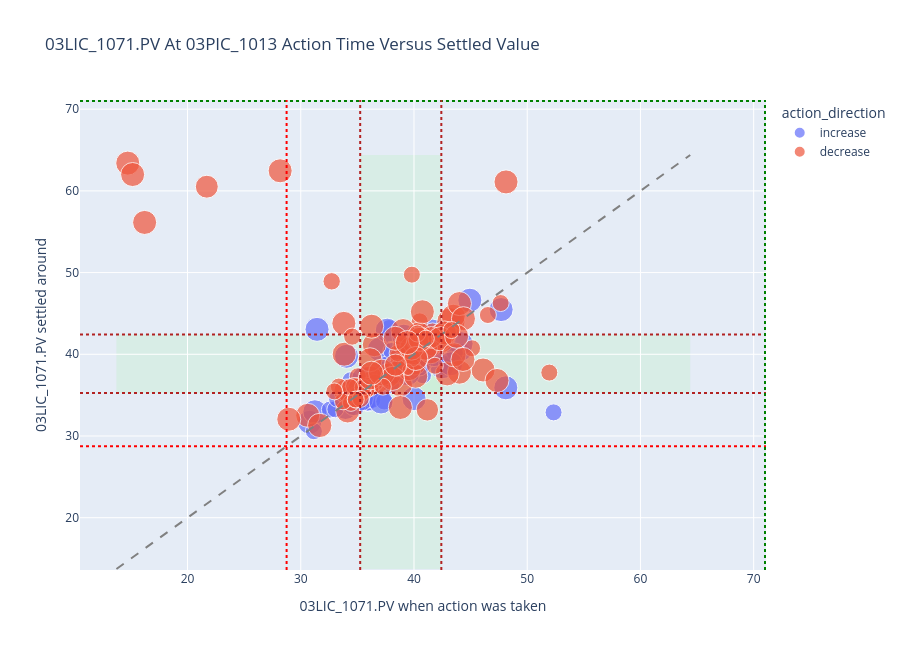

The cell this chart's notebook holds for it:
### Code cell
# ── Visual 1: Action PV vs settled PV, with operating limits ───────────
plot_df = response_df[response_df['source_tag'] == '03PIC_1013'].dropna(subset=['pv_at_action', 'settled_pv']).copy()

fig = px.scatter(
    plot_df,
    x='pv_at_action',
    y='settled_pv',
    color='action_direction',
    size='abs_op_delta',
    hover_data=[
        'source_tag', 'event_time', 'change_type', 'op_delta',
        'response_time_mins', 'settling_time_mins', 'action_zone',
        'settled_zone', 'movement_towards_limits'
    ],
    title='03LIC_1071.PV At 03PIC_1013 Action Time Versus Settled Value',
    labels={
        'pv_at_action': '03LIC_1071.PV when action was taken',
        'settled_pv': '03LIC_1071.PV settled around',
        'abs_op_delta': '|OP change|'
    }
)

min_axis = min(plot_df['pv_at_action'].min(), plot_df['settled_pv'].min(), TARGET_LOWER_LIMIT) - 1
max_axis = max(plot_df['pv_at_action'].max(), plot_df['settled_pv'].max(), TARGET_UPPER_LIMIT) + 1

fig.add_shape(
    type='rect',
    x0=min_axis, x1=max_axis,
    y0=TARGET_LOWER_LIMIT, y1=TARGET_UPPER_LIMIT,
    fillcolor='lightgreen', opacity=0.15, line_width=0,
    layer='below'
    )
fig.add_shape(
    type='rect',
    x0=TARGET_LOWER_LIMIT, x1=TARGET_UPPER_LIMIT,
    y0=min_axis, y1=max_axis,
    fillcolor='lightgreen', opacity=0.15, line_width=0,
    layer='below'
    )
fig.add_shape(
    type='line',
    x0=min_axis, y0=min_axis, x1=max_axis, y1=max_axis,
    line=dict(color='gray', dash='dash')
    )
fig.add_hline(y=TARGET_LOWER_LIMIT, line_dash='dot', line_color='firebrick')
fig.add_hline(y=TARGET_UPPER_LIMIT, line_dash='dot', line_color='firebrick')
fig.add_hline(y=71, line_dash='dot', line_color='green')
fig.add_hline(y=28.75, line_dash='dot', line_color='red')
fig.add_vline(x=28.75, line_dash='dot', line_color='red')
fig.add_vline(x=TARGET_LOWER_LIMIT, line_dash='dot', line_color='firebrick')
fig.add_vline(x=TARGET_UPPER_LIMIT, line_dash='dot', line_color='firebrick')
fig.add_vline(x=71, line_dash='dot', line_color='green')

fig.update_layout(height=650)
fig.show()

### Figure 1 — Plotly figure (JSON) as saved in the notebook; plotly's stock layout.template omitted (floating-point values rounded to 4 significant figures; data arrays with more than 128 entries replaced by an {"elided": "..."} marker saying what was removed)
{"data": [{"customdata": {"elided": "78x9 mixed values"}, "hovertemplate": "action_direction=increase<br>03LIC_1071.PV when action was taken=%{x}<br>03LIC_1071.PV settled around=%{y}<br>|OP change|=%{marker.size}<br>source_tag=%{customdata[0]}<br>event_time=%{customdata[1]}<br>change_type=%{customdata[2]}<br>op_delta=%{customdata[3]}<br>response_time_mins=%{customdata[4]}<br>settling_time_mins=%{customdata[5]}<br>action_zone=%{customdata[6]}<br>settled_zone=%{customdata[7]}<br>movement_towards_limits=%{customdata[8]}<extra></extra>", "legendgroup": "increase", "marker": {"color": "#636efa", "size": [0.3921, 2.0, 2.0, 1.044, 2.0, 2.0, 2.0, 2.0, 1.0, 1.0, 2.0, 1.0, 0.7624, 2.0, 1.0, 1.224, 1.0, 0.5269, 0.7334, 1.599, 1.0, 1.0, 1.0, 1.0, 1.0, 1.0, 1.0, 1.0, 1.0, 1.0, 2.0, 1.0, 2.0, 2.0, 1.0, 1.0, 2.0, 1.0, 1.0, 1.0, 1.0, 1.0, 1.0, 2.0, 2.0, 2.0, 2.0, 2.0, 2.0, 2.0, 1.0, 2.0, 2.0, 1.0, 2.0, 1.0, 1.0, 2.0, 2.0, 1.0, 2.0, 1.0, 2.0, 1.0, 2.0, 2.0, 2.0, 1.6, 2.0, 1.0, 2.0, 2.0, 2.0, 1.0, 2.0, 1.0, 2.0, 2.0], "sizemode": "area", "sizeref": 0.006905, "symbol": "circle"}, "mode": "markers", "name": "increase", "orientation": "v", "showlegend": true, "type": "scatter", "x": [39.17, 39.45, 37.53, 34.42, 30.79, 41.66, 31.25, 33.96, 32.57, 31.16, 38.79, 35.4, 34.41, 35.43, 34.94, 34.79, 35.03, 43.71, 39.05, 39.05, 35.77, 35.96, 35.58, 36.15, 42.67, 37.79, 41.74, 36.41, 35.91, 33.06, 35.55, 44.32, 40.05, 34.72, 35.25, 36.33, 35.35, 36.54, 34.45, 37.36, 33.21, 38.61, 40.79, 37.09, 42.47, 40.66, 40.05, 44.16, 48.11, 39.07, 37.98, 36.94, 44.93, 52.33, 34.04, 39.02, 40.59, 47.7, 37.64, 38.36, 41.26, 37.54, 38.21, 41.42, 39.2, 39.98, 40.41, 41.77, 39.09, 40.2, 39.1, 40.01, 39.43, 38.01, 40.11, 43.61, 43.24, 31.44], "xaxis": "x", "y": [39.76, 38.9, 37.74, 36.81, 31.68, 42.83, 32.96, 33.49, 33.23, 30.58, 38.54, 34.85, 34.48, 35.53, 34.68, 35.57, 34.32, 44.33, 37.64, 38.44, 35.82, 34.03, 35.53, 35.9, 38.47, 43.22, 41.89, 36.4, 34.11, 33.27, 37.02, 40.29, 39.01, 33.95, 35.14, 34.42, 34.55, 36.5, 35.22, 34.23, 34.56, 37.82, 37.43, 34.16, 38.46, 39.22, 39.32, 41.29, 35.9, 39.64, 36.25, 40.61, 46.62, 32.89, 39.76, 39.43, 39.06, 45.47, 42.95, 39.17, 41.36, 38.72, 37.84, 40.23, 39.43, 41.07, 38.8, 39.8, 39.21, 40.36, 42.22, 34.57, 37.62, 40.41, 41.01, 40.16, 38.83, 43.05], "yaxis": "y"}, {"customdata": {"elided": "105x9 mixed values"}, "hovertemplate": "action_direction=decrease<br>03LIC_1071.PV when action was taken=%{x}<br>03LIC_1071.PV settled around=%{y}<br>|OP change|=%{marker.size}<br>source_tag=%{customdata[0]}<br>event_time=%{customdata[1]}<br>change_type=%{customdata[2]}<br>op_delta=%{customdata[3]}<br>response_time_mins=%{customdata[4]}<br>settling_time_mins=%{customdata[5]}<br>action_zone=%{customdata[6]}<br>settled_zone=%{customdata[7]}<br>movement_towards_limits=%{customdata[8]}<extra></extra>", "legendgroup": "decrease", "marker": {"color": "#EF553B", "size": [2.0, 2.0, 2.0, 2.0, 2.0, 2.0, 1.0, 1.0, 1.0, 2.762, 1.0, 1.0, 1.0, 1.0, 1.0, 1.0, 1.0, 1.3, 1.0, 1.0, 2.0, 1.0, 0.6, 1.0, 1.0, 1.0, 1.0, 1.0, 1.0, 1.0, 1.0, 1.0, 1.0, 1.0, 1.0, 1.0, 2.0, 1.625, 2.0, 2.0, 2.0, 2.0, 2.0, 2.0, 2.0, 2.0, 2.0, 2.0, 1.0, 2.0, 2.0, 2.0, 2.0, 2.0, 2.0, 2.0, 2.0, 2.0, 2.0, 2.0, 2.0, 2.0, 1.0, 1.0, 1.818, 2.0, 2.472, 2.0, 2.0, 2.0, 1.737, 2.0, 2.0, 1.015, 1.0, 2.0, 1.0, 1.0, 2.041, 1.608, 2.0, 2.0, 2.0, 1.0, 1.0, 1.0, 2.0, 2.0, 2.0, 0.4663, 2.0, 2.0, 2.0, 2.0, 2.0, 1.0, 0.9581, 2.0, 1.0, 1.048, 1.0, 1.0, 2.0, 1.696, 2.0], "sizemode": "area", "sizeref": 0.006905, "symbol": "circle"}, "mode": "markers", "name": "decrease", "orientation": "v", "showlegend": true, "type": "scatter", "x": [36.79, 37.76, 38.8, 38.8, 35.88, 33.98, 36.54, 35.82, 35.13, 43.26, 40.5, 35.04, 35.37, 35.51, 34.11, 36.16, 35.79, 41.64, 41.61, 35.46, 34.14, 34.86, 34.78, 42.26, 42.89, 34.98, 33.36, 34.71, 35.48, 34.43, 33.73, 34.88, 34.35, 35.29, 34.85, 32.97, 36.14, 39.56, 40.03, 39.82, 36.5, 42.42, 46.1, 44.01, 30.62, 38.93, 40.44, 43.47, 38.89, 42.7, 39.03, 41.48, 16.21, 36.12, 28.94, 42.93, 33.8, 44.01, 40.74, 39.55, 40.53, 41.01, 51.95, 38.58, 21.7, 33.84, 37.16, 40.16, 14.72, 15.15, 41.18, 48.13, 28.18, 34.54, 41.84, 38.1, 37.25, 45.13, 31.68, 41.53, 40.34, 42.31, 43.54, 47.66, 38.55, 39.86, 39.78, 47.33, 36.26, 39.47, 38.34, 36.25, 44.37, 40.55, 43.77, 40.29, 41.06, 44.32, 43.31, 32.73, 46.53, 39.81, 40.16, 38.37, 39.42], "xaxis": "x", "y": [36.69, 37.45, 36.26, 33.49, 36.34, 35.49, 36.51, 36.16, 34.81, 43.96, 44.03, 37.31, 35.63, 35.72, 35.05, 35.9, 35.64, 42.65, 40.8, 35.38, 33.06, 34.97, 35.03, 42.69, 41.95, 36.08, 36.05, 36.12, 35.94, 34.05, 34.24, 34.48, 35.98, 34.54, 34.45, 35.46, 37.1, 39.79, 38.94, 40.4, 41.17, 41.65, 38.08, 37.81, 32.53, 39.68, 42.48, 44.66, 41.09, 42.61, 42.9, 40.31, 56.14, 39.33, 32.05, 37.6, 43.79, 46.21, 45.2, 38.24, 41.64, 40.73, 37.76, 38.29, 60.51, 40.01, 37.77, 37.31, 63.4, 62.0, 33.2, 61.09, 62.46, 42.16, 38.59, 37.04, 36.04, 40.74, 31.29, 42.07, 41.89, 41.89, 39.93, 46.27, 40.13, 39.54, 40.75, 36.79, 43.44, 38.12, 41.96, 37.68, 44.36, 41.84, 42.2, 42.54, 41.93, 39.37, 42.97, 48.93, 44.81, 49.75, 39.49, 38.68, 41.43], "yaxis": "y"}], "layout": {"height": 650, "legend": {"itemsizing": "constant", "title": {"text": "action_direction"}, "tracegroupgap": 0}, "shapes": [{"fillcolor": "lightgreen", "layer": "below", "line": {"width": 0}, "opacity": 0.15, "type": "rect", "x0": 13.72, "x1": 64.4, "y0": 35.25, "y1": 42.41}, {"fillcolor": "lightgreen", "layer": "below", "line": {"width": 0}, "opacity": 0.15, "type": "rect", "x0": 35.25, "x1": 42.41, "y0": 13.72, "y1": 64.4}, {"line": {"color": "gray", "dash": "dash"}, "type": "line", "x0": 13.72, "x1": 64.4, "y0": 13.72, "y1": 64.4}, {"line": {"color": "firebrick", "dash": "dot"}, "type": "line", "x0": 0, "x1": 1, "xref": "x domain", "y0": 35.25, "y1": 35.25, "yref": "y"}, {"line": {"color": "firebrick", "dash": "dot"}, "type": "line", "x0": 0, "x1": 1, "xref": "x domain", "y0": 42.41, "y1": 42.41, "yref": "y"}, {"line": {"color": "green", "dash": "dot"}, "type": "line", "x0": 0, "x1": 1, "xref": "x domain", "y0": 71, "y1": 71, "yref": "y"}, {"line": {"color": "red", "dash": "dot"}, "type": "line", "x0": 0, "x1": 1, "xref": "x domain", "y0": 28.75, "y1": 28.75, "yref": "y"}, {"line": {"color": "red", "dash": "dot"}, "type": "line", "x0": 28.75, "x1": 28.75, "xref": "x", "y0": 0, "y1": 1, "yref": "y domain"}, {"line": {"color": "firebrick", "dash": "dot"}, "type": "line", "x0": 35.25, "x1": 35.25, "xref": "x", "y0": 0, "y1": 1, "yref": "y domain"}, {"line": {"color": "firebrick", "dash": "dot"}, "type": "line", "x0": 42.41, "x1": 42.41, "xref": "x", "y0": 0, "y1": 1, "yref": "y domain"}, {"line": {"color": "green", "dash": "dot"}, "type": "line", "x0": 71, "x1": 71, "xref": "x", "y0": 0, "y1": 1, "yref": "y domain"}], "title": {"text": "03LIC_1071.PV At 03PIC_1013 Action Time Versus Settled Value"}, "xaxis": {"anchor": "y", "domain": [0, 1], "title": {"text": "03LIC_1071.PV when action was taken"}}, "yaxis": {"anchor": "x", "domain": [0, 1], "title": {"text": "03LIC_1071.PV settled around"}}}}
